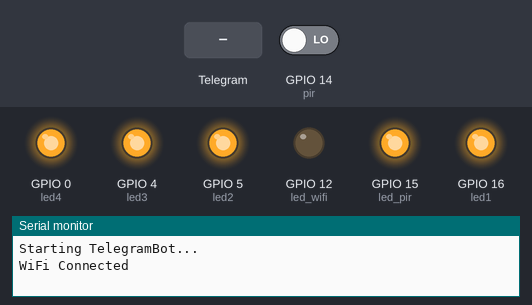
The sketch below on a simulated ESP8266 (NodeMCU). Shown: output pins drawn as LEDs (lit = HIGH), the last lines printed to the serial monitor. The inputs (shaded band) are chosen by the test bench; at power-on: GPIO 14 (pir) LOW.

Above: at 2.7 s.
2.8 s: GPIO 14 (pir) driven HIGH
At 5.3 s:
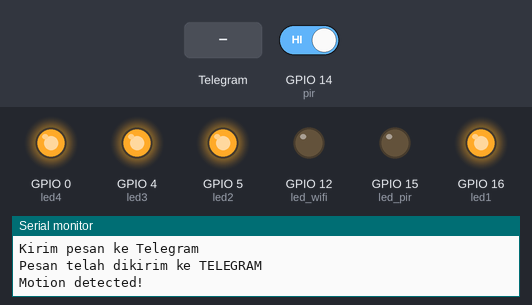
6.0 s: Telegram message "l1 on" received
At 7.3 s:
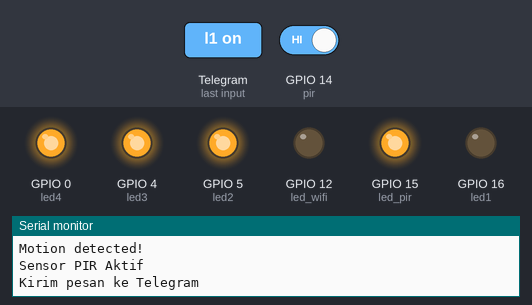
9.2 s: Telegram message "l2 on" received
At 11.5 s:
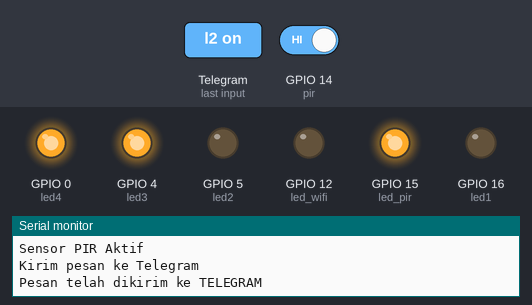
12.4 s: Telegram message "l1 off" received
At 15.3 s:
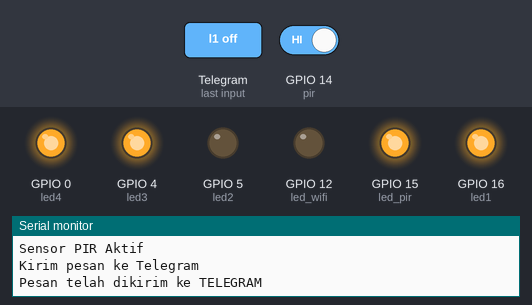
15.6 s: Telegram message "l3 on" received
At 18.5 s:
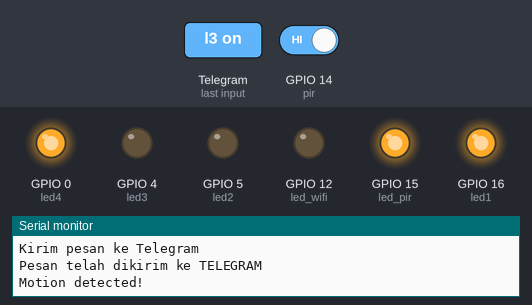
18.8 s: Telegram message "l2 off" received
At 22.6 s:
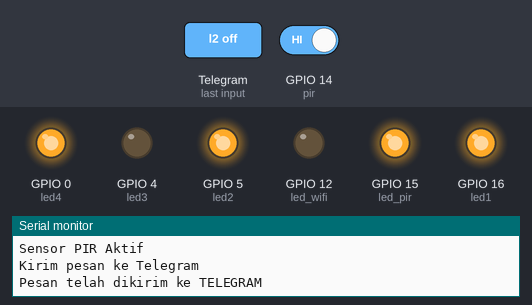
Timing chart, 0 to 28.8 s (numbered marks = the images above; inputs shaded):
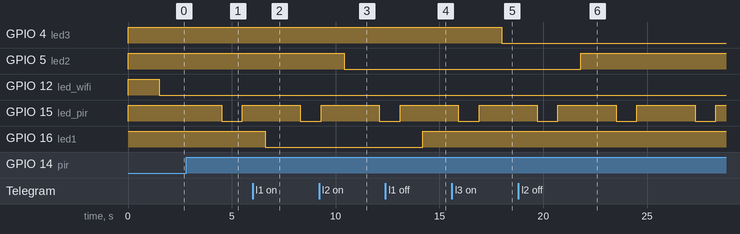

Measured:
- after the input at 2.8 s, GPIO 15 (led_pir): HIGH → LOW after 1.7 s, → HIGH 1.0 s later
- after the input at 6.0 s, GPIO 16 (led1): HIGH → LOW after 0.61 s
- after the input at 9.2 s, GPIO 5 (led2): HIGH → LOW after 1.2 s
- after the input at 12.4 s, GPIO 16 (led1): LOW → HIGH after 1.8 s
- after the input at 15.6 s, GPIO 4 (led3): HIGH → LOW after 2.4 s
- after the input at 18.8 s, GPIO 5 (led2): LOW → HIGH after 3.0 s

The sketch:

led_telegrambot.ino
```cpp
#include "CTBot.h"
CTBot myBot;

String ssid = "CAMPERNIQUE";                                           // REPLACE mySSID WITH YOUR WIFI SSID
String pass = "nusaputrahjanda";                                       // REPLACE myPassword YOUR WIFI PASSWORD, IF ANY
String token = "800937311:AAHd6mpC4JQrrIiR62O7vNZZyA_RE8MnyGs"; // REPLACE myToken WITH YOUR TELEGRAM BOT TOKEN
uint32_t chat_id = 358016920;

// Relay
uint8_t led1 = 16; //D0
uint8_t led2 = 5;  //D1
uint8_t led3 = 4;  //D2
uint8_t led4 = 0;  //D3

// PIR
uint8_t pir = 14;  // D5
int statusPIR = 0; // status logical
int data = 0; // variabel temporary utk menampung data PIR

// LED
int led_wifi = 12;
int led_pir = 15;

void setup() {

  // set the pin connected to the LED to act as output pin
  pinMode(led1, OUTPUT);
  pinMode(led2, OUTPUT);
  pinMode(led3, OUTPUT);
  pinMode(led4, OUTPUT);
  pinMode(led_wifi, OUTPUT);
  pinMode(led_pir, OUTPUT);


  digitalWrite(led1, HIGH);
  digitalWrite(led2, HIGH);
  digitalWrite(led3, HIGH);
  digitalWrite(led4, HIGH);
  digitalWrite(led_wifi, HIGH);
  digitalWrite(led_pir, HIGH);


  pinMode(pir, INPUT); // set pin 2 sbg input

  // initialize the Serial
  Serial.begin(115200);
  Serial.println("Starting TelegramBot...");

  // connect the ESP8266 to the desired access point
  myBot.wifiConnect(ssid, pass);

  // set the telegram bot token
  myBot.setTelegramToken(token);

  // check if all things are ok
  if (myBot.testConnection()) {
    Serial.println("\nWiFi Connected");
    digitalWrite(led_wifi, LOW);
  }
  else
    Serial.println("\nWiFi Not Connected");


}

void sendTelegramMessage()
{
  Serial.println("Kirim pesan ke Telegram");
  delay(200);
  String message = "Sensor mendeteksi objek ....";

  message.concat("\n");
  message.concat("WASPADA !!!");
  message.concat("\n");
  if(myBot.sendMessage(chat_id, message)){
    Serial.println("Pesan telah dikirim ke TELEGRAM");
    delay(1000);
  }
  else Serial.println("gagal kirim..");
  }


void loop() {
  // SENSOR PIR

    data = digitalRead(pir); // baca input dr Vout
    if (data == HIGH) { // cek jika ada pergerakan
      Serial.println("Sensor PIR Aktif");
      sendTelegramMessage(); // nyalakan led indikator di board Arduino
      Serial.println("Motion detected!"); //buat monitor ke laptop
      digitalWrite(led_pir, LOW);
      delay(1000);
      digitalWrite(led_pir, HIGH);
      delay(1000);
    }
    else {
      digitalWrite(led_pir, HIGH);
    }

//     statusPIR = HIGH; //diset high spy tdk mendeteksi terus
//    } else {
//      if ((data == LOW) && (statusPIR == HIGH)){
//       Serial.println("Motion ended!"); //buat monitor ke laptop
//       statusPIR = LOW;
//       }
//     }

      // KONTROL LAMPU
      // a variable to store telegram message data
      TBMessage msg;

      // if there is an incoming message...
      if (myBot.getNewMessage(msg)) {

        // LED 1
        if (msg.text.equalsIgnoreCase("l1 on")) {              // if the received message is "l1 on"...
          digitalWrite(led1, LOW);                            // turn on the LED
          myBot.sendMessage(msg.sender.id, "Lampu 1 Menyala"); // notify the sender
        }
        else if (msg.text.equalsIgnoreCase("l1 off")) {        // if the received message is "l1 off"...
          digitalWrite(led1, HIGH);                             // turn off the led
          myBot.sendMessage(msg.sender.id, "Lampu 1 Mati");    // notify the sender
        }

        // LED 2
        else if (msg.text.equalsIgnoreCase("l2 on")) {              // if the received message is "l2 on"...
          digitalWrite(led2, LOW);                            // turn on the LED
          myBot.sendMessage(msg.sender.id, "Lampu 2 Menyala"); // notify the sender
        }
        else if (msg.text.equalsIgnoreCase("l2 off")) {        // if the received message is "l2 off"...
          digitalWrite(led2, HIGH);                             // turn off the led
          myBot.sendMessage(msg.sender.id, "Lampu 2 Mati");    // notify the sender
        }

        // LED 3
        else if (msg.text.equalsIgnoreCase("l3 on")) {         // if the received message is "l3 on"...
          digitalWrite(led3, LOW);                            // turn on the LED
          myBot.sendMessage(msg.sender.id, "Lampu 3 Menyala"); // notify the sender
        }
        else if (msg.text.equalsIgnoreCase("l3 off")) {        // if the received message is "l3 off"...
          digitalWrite(led3, HIGH);                             // turn off the led
          myBot.sendMessage(msg.sender.id, "Lampu 3 Mati");    // notify the sender
        }

        // LED 4
        else if (msg.text.equalsIgnoreCase("l4 on")) {         // if the received message is "l4 on"...
          digitalWrite(led4, LOW);                            // turn on the LED
          myBot.sendMessage(msg.sender.id, "Lampu 4 Menyala"); // notify the sender
        }
        else if (msg.text.equalsIgnoreCase("l4 off")) {        // if the received message is "l4 off"...
          digitalWrite(led4, HIGH);                             // turn off the led
          myBot.sendMessage(msg.sender.id, "Lampu 4 Mati");    // notify the sender
        }

        // ALL LED 4
        else if (msg.text.equalsIgnoreCase("all on")) {         // if the received message is "l4 on"...
          digitalWrite(led1, LOW);
          digitalWrite(led2, LOW);
          digitalWrite(led3, LOW);
          digitalWrite(led4, LOW);                            // turn on the LED
          myBot.sendMessage(msg.sender.id, "Semua Lampu Menyala"); // notify the sender
        }
        else if (msg.text.equalsIgnoreCase("all off")) {        // if the received message is "l4 off"...
          digitalWrite(led1, HIGH);
          digitalWrite(led2, HIGH);
          digitalWrite(led3, HIGH);
          digitalWrite(led4, HIGH);                             // turn off the led
          myBot.sendMessage(msg.sender.id, "Semua Lampu Mati");    // notify the sender
        }

        else {                                                    // otherwise...
          // generate the message for the sender
          String reply;
          reply = (String)"Welcome " + msg.sender.username + (String)". Try l1 on or l1 off.";
          myBot.sendMessage(msg.sender.id, reply);             // and send it
        }
      }
      // wait 500 milliseconds
      delay(500);
}
```
